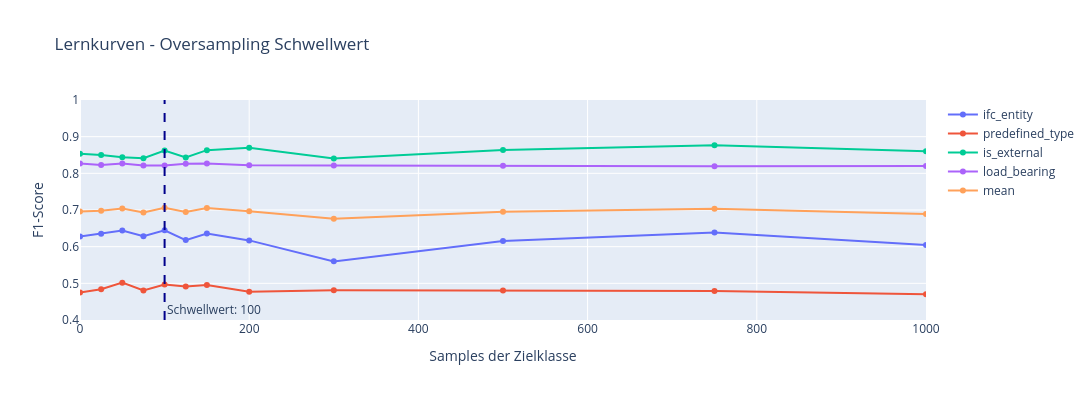

The code cell stored with this chart in its notebook:
### Code cell
# visualize results to decide on a good oversampling threshold for the oversampling trainingset
results_plot = {col.replace("label_", ""): (label_sizes[col], label_scores[col]) for col in label_cols_for_oversampling}
results_plot["mean"] = (target_counts, mean_scores)

plot_learning_curves(
    results_plot,
    label_name="Oversampling Schwellwert",
    x_max=1000,
    legend_rows=2,
    save="oversampling_threshold_analysis",
    chapter="implementation",
    threshold=100,
    yaxis=[0.4, 1.0],
)

### Figure 1 — Plotly figure (JSON) as saved in the notebook; plotly's stock layout.template omitted (floating-point values rounded to 4 significant figures)
{"data": [{"mode": "lines+markers", "name": "ifc_entity", "type": "scatter", "x": [0, 25, 50, 75, 100, 125, 150, 200, 300, 500, 750, 1000], "y": [0.6274, 0.6354, 0.6438, 0.6287, 0.6446, 0.6179, 0.6357, 0.6171, 0.5599, 0.6155, 0.6386, 0.6046]}, {"mode": "lines+markers", "name": "predefined_type", "type": "scatter", "x": [0, 25, 50, 75, 100, 125, 150, 200, 300, 500, 750, 1000], "y": [0.475, 0.4837, 0.5019, 0.4803, 0.4966, 0.4916, 0.4952, 0.4771, 0.481, 0.4806, 0.4793, 0.4705]}, {"mode": "lines+markers", "name": "is_external", "type": "scatter", "x": [0, 25, 50, 75, 100, 125, 150, 200, 300, 500, 750, 1000], "y": [0.8537, 0.8499, 0.8439, 0.8412, 0.862, 0.8435, 0.8632, 0.8699, 0.8407, 0.8634, 0.8767, 0.8599]}, {"mode": "lines+markers", "name": "load_bearing", "type": "scatter", "x": [0, 25, 50, 75, 100, 125, 150, 200, 300, 500, 750, 1000], "y": [0.8269, 0.823, 0.8266, 0.8217, 0.8215, 0.8259, 0.8266, 0.8221, 0.8217, 0.8208, 0.8191, 0.8201]}, {"mode": "lines+markers", "name": "mean", "type": "scatter", "x": [0, 25, 50, 75, 100, 125, 150, 200, 300, 500, 750, 1000], "y": [0.6957, 0.698, 0.7041, 0.693, 0.7062, 0.6947, 0.7052, 0.6966, 0.6758, 0.6951, 0.7034, 0.6888]}], "layout": {"annotations": [{"showarrow": false, "text": "Schwellwert: 100", "x": 100, "xanchor": "left", "xref": "x", "y": 0, "yanchor": "bottom", "yref": "y domain"}], "height": 400, "legend": {"title": {"text": ""}, "x": 1.02, "xanchor": "left", "y": 1, "yanchor": "top"}, "margin": {}, "shapes": [{"line": {"color": "darkblue", "dash": "dash", "width": 2}, "type": "line", "x0": 100, "x1": 100, "xref": "x", "y0": 0, "y1": 1, "yref": "y domain"}], "title": {"text": "Lernkurven - Oversampling Schwellwert"}, "width": 1400, "xaxis": {"range": [0, 1000], "title": {"text": "Samples der Zielklasse"}}, "yaxis": {"range": [0.4, 1], "title": {"text": "F1-Score"}}}}
